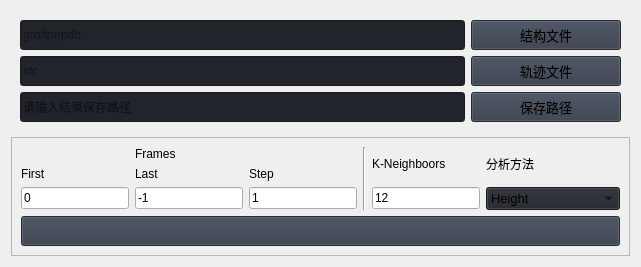
                     <widget class="QWidget" name="page_height">
                      <layout class="QVBoxLayout" name="verticalLayout_24">
                       <item>
                        <widget class="QFrame" name="row1_height">
                         <property name="frameShape">
                          <enum>QFrame::NoFrame</enum>
                         </property>
                         <property name="frameShadow">
                          <enum>QFrame::Raised</enum>
                         </property>
                         <layout class="QVBoxLayout" name="verticalLayout_21">
                          <item>
                           <layout class="QGridLayout" name="gridLayout_4">
                            <property name="bottomMargin">
                             <number>0</number>
                            </property>
                            <item row="1" column="1">
                             <widget class="QPushButton" name="btn_xtc_height">
                              <property name="minimumSize">
                               <size>
                                <width>150</width>
                                <height>30</height>
                               </size>
                              </property>
                              <property name="font">
                               <font>
                                <family>Segoe UI</family>
                                <pointsize>10</pointsize>
                                <weight>50</weight>
                                <italic>false</italic>
                                <bold>false</bold>
                               </font>
                              </property>
                              <property name="cursor">
                               <cursorShape>PointingHandCursor</cursorShape>
                              </property>
                              <property name="styleSheet">
                               <string notr="true">background-color: rgb(52, 59, 72);</string>
                              </property>
                              <property name="text">
                               <string>轨迹文件</string>
                              </property>
                              <property name="icon">
                               <iconset resource="resources.qrc">
                                <normaloff>:/icons/images/icons/cil-folder-open.png</normaloff>:/icons/images/icons/cil-folder-open.png</iconset>
                              </property>
                             </widget>
                            </item>
                            <item row="0" column="0">
                             <widget class="QLineEdit" name="edit_gro_height">
                              <property name="minimumSize">
                               <size>
                                <width>0</width>
                                <height>30</height>
                               </size>
                              </property>
                              <property name="styleSheet">
                               <string notr="true">background-color: rgb(33, 37, 43);</string>
                              </property>
                              <property name="text">
                               <string/>
                              </property>
                              <property name="placeholderText">
                               <string>gro/tpr/pdb</string>
                              </property>
                             </widget>
                            </item>
                            <item row="1" column="0">
                             <widget class="QLineEdit" name="edit_xtc_height">
                              <property name="minimumSize">
                               <size>
                                <width>0</width>
                                <height>30</height>
                               </size>
                              </property>
                              <property name="styleSheet">
                               <string notr="true">background-color: rgb(33, 37, 43);</string>
                              </property>
                              <property name="text">
                               <string/>
                              </property>
                              <property name="placeholderText">
                               <string>xtc</string>
                              </property>
                             </widget>
                            </item>
                            <item row="0" column="1">
                             <widget class="QPushButton" name="btn_gro_height">
                              <property name="minimumSize">
                               <size>
                                <width>150</width>
                                <height>30</height>
                               </size>
                              </property>
                              <property name="font">
                               <font>
                                <family>Segoe UI</family>
                                <pointsize>10</pointsize>
                                <weight>50</weight>
                                <italic>false</italic>
                                <bold>false</bold>
                               </font>
                              </property>
                              <property name="cursor">
                               <cursorShape>PointingHandCursor</cursorShape>
                              </property>
                              <property name="styleSheet">
                               <string notr="true">background-color: rgb(52, 59, 72);</string>
                              </property>
                              <property name="text">
                               <string>结构文件</string>
                              </property>
                              <property name="icon">
                               <iconset resource="resources.qrc">
                                <normaloff>:/icons/images/icons/cil-folder-open.png</normaloff>:/icons/images/icons/cil-folder-open.png</iconset>
                              </property>
                             </widget>
                            </item>
                            <item row="2" column="1">
                             <widget class="QPushButton" name="btnSaveHeight">
                              <property name="minimumSize">
                               <size>
                                <width>150</width>
                                <height>30</height>
                               </size>
                              </property>
                              <property name="font">
                               <font>
                                <family>Segoe UI</family>
                                <pointsize>10</pointsize>
                                <weight>50</weight>
                                <italic>false</italic>
                                <bold>false</bold>
                               </font>
                              </property>
                              <property name="cursor">
                               <cursorShape>PointingHandCursor</cursorShape>
                              </property>
                              <property name="styleSheet">
                               <string notr="true">background-color: rgb(52, 59, 72);</string>
                              </property>
                              <property name="text">
                               <string>保存路径</string>
                              </property>
                              <property name="icon">
                               <iconset resource="resources.qrc">
                                <normaloff>:/icons/images/icons/cil-folder-open.png</normaloff>:/icons/images/icons/cil-folder-open.png</iconset>
                              </property>
                             </widget>
                            </item>
                            <item row="2" column="0">
                             <widget class="QLineEdit" name="edit_save_height">
                              <property name="minimumSize">
                               <size>
                                <width>0</width>
                                <height>30</height>
                               </size>
                              </property>
                              <property name="styleSheet">
                               <string notr="true">background-color: rgb(33, 37, 43);</string>
                              </property>
                              <property name="text">
                               <string/>
                              </property>
                              <property name="placeholderText">
                               <string>请输入结果保存路径</string>
                              </property>
                             </widget>
                            </item>
                           </layout>
                          </item>
                         </layout>
                        </widget>
                       </item>
                       <item>
                        <widget class="QFrame" name="row2_height">
                         <property name="frameShape">
                          <enum>QFrame::StyledPanel</enum>
                         </property>
                         <property name="frameShadow">
                          <enum>QFrame::Raised</enum>
                         </property>
                         <layout class="QVBoxLayout" name="verticalLayout_22">
                          <item>
                           <layout class="QGridLayout" name="gridLayout_5">
                            <item row="1" column="2">
                             <widget class="QLabel" name="label_8">
                              <property name="text">
                               <string>Step</string>
                              </property>
                             </widget>
                            </item>
                            <item row="0" column="4" rowspan="2">
                             <widget class="QLabel" name="label_10">
                              <property name="text">
                               <string>K-Neighboors</string>
                              </property>
                             </widget>
                            </item>
                            <item row="1" column="0">
                             <widget class="QLabel" name="label_12">
                              <property name="text">
                               <string>First</string>
                              </property>
                             </widget>
                            </item>
                            <item row="0" column="1" colspan="2">
                             <widget class="QLabel" name="label_9">
                              <property name="text">
                               <string>Frames</string>
                              </property>
                             </widget>
                            </item>
                            <item row="1" column="1">
                             <widget class="QLabel" name="label_11">
                              <property name="text">
                               <string>Last</string>
                              </property>
                             </widget>
                            </item>
                            <item row="2" column="0" rowspan="2">
                             <widget class="QLineEdit" name="edit_first_height">
                              <property name="text">
                               <string>0</string>
                              </property>
                             </widget>
                            </item>
                            <item row="2" column="4" rowspan="2">
                             <widget class="QLineEdit" name="lineEdit_12">
                              <property name="text">
                               <string>12</string>
                              </property>
                             </widget>
                            </item>
                            <item row="0" column="3" rowspan="4">
                             <widget class="Line" name="line">
                              <property name="orientation">
                               <enum>Qt::Vertical</enum>
                              </property>
                             </widget>
                            </item>
                            <item row="2" column="2" rowspan="2">
                             <widget class="QLineEdit" name="lineEdit_10">
                              <property name="text">
                               <string>1</string>
                              </property>
                             </widget>
                            </item>
                            <item row="2" column="1" rowspan="2">
                             <widget class="QLineEdit" name="lineEdit_11">
                              <property name="text">
                               <string>-1</string>
                              </property>
                             </widget>
                            </item>
                            <item row="0" column="5" rowspan="2">
                             <widget class="QLabel" name="label_13">
                              <property name="text">
                               <string>分析方法</string>
                              </property>
                             </widget>
                            </item>
                            <item row="2" column="5" rowspan="2">
                             <widget class="QComboBox" name="comboBox_2">
                              <property name="font">
                               <font>
                                <family>Segoe UI</family>
                                <pointsize>10</pointsize>
                                <weight>50</weight>
                                <italic>false</italic>
                                <bold>false</bold>
                               </font>
                              </property>
                              <property name="autoFillBackground">
                               <bool>false</bool>
                              </property>
                              <property name="styleSheet">
                               <string notr="true">background-color: rgb(33, 37, 43);</string>
                              </property>
                              <property name="iconSize">
                               <size>
                                <width>16</width>
                                <height>16</height>
                               </size>
                              </property>
                              <property name="frame">
                               <bool>true</bool>
                              </property>
                              <item>
                               <property name="text">
                                <string>Height</string>
                               </property>
                              </item>
                              <item>
                               <property name="text">
                                <string>SZ</string>
                               </property>
                              </item>
                              <item>
                               <property name="text">
                                <string>Area</string>
                               </property>
                              </item>
                              <item>
                               <property name="text">
                                <string>MeanCurvature</string>
                               </property>
                              </item>
                              <item>
                               <property name="text">
                                <string>GussainCurvature</string>
                               </property>
                              </item>
                             </widget>
                            </item>
                           </layout>
                          </item>
                          <item>
                           <widget class="QPushButton" name="btn_next_height">
                            <property name="minimumSize">
                             <size>
                              <width>150</width>
                              <height>30</height>
                             </size>
                            </property>
                            <property name="font">
                             <font>
                              <family>Segoe UI</family>
                              <pointsize>10</pointsize>
                              <weight>50</weight>
                              <italic>false</italic>
                              <bold>false</bold>
                             </font>
                            </property>
                            <property name="cursor">
                             <cursorShape>PointingHandCursor</cursorShape>
                            </property>
                            <property name="layoutDirection">
                             <enum>Qt::LeftToRight</enum>
                            </property>
                            <property name="styleSheet">
                             <string notr="true">background-color: rgb(52, 59, 72);</string>
                            </property>
                            <property name="text">
                             <string/>
                            </property>
                            <property name="icon">
                             <iconset resource="resources.qrc">
                              <normaloff>:/icons/images/icons/cil-chevron-double-right.png</normaloff>:/icons/images/icons/cil-chevron-double-right.png</iconset>
                            </property>
                           </widget>
                          </item>
                         </layout>
                        </widget>
                       </item>
                      </layout>
                     </widget>
